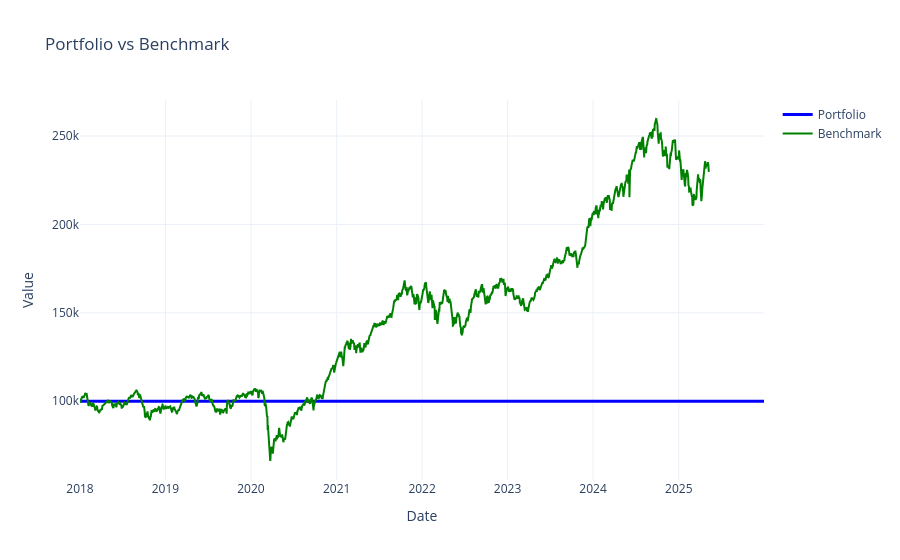

The code cell stored with this chart in its notebook:
### Code cell
import plotly.graph_objects as go
import plotly.io as pio
benchmark_df = pd.read_csv('src/benchmark.csv', index_col=0, parse_dates=True)
benchmark_df=benchmark_df[TRADING_START_DATE:END_DATE]
no_of_stocks = 100000 / benchmark_df['close'].iloc[0]
benchmark_df['close'] = benchmark_df['close'] * no_of_stocks
stats_eq = pf.stats()
eq_curve = pf.value()
eq_curve=eq_curve[TRADING_START_DATE:END_DATE]
fig = go.Figure()

fig.add_trace(go.Scatter(
    x=eq_curve.index,
    y=eq_curve.values,
    mode='lines',
    name='Portfolio',
    line=dict(color='blue', width=3)
))
fig.add_trace(go.Scatter(
    x=benchmark_df.index,
    y=benchmark_df.iloc[:, 0],
    mode='lines',
    name='Benchmark',
    line=dict(color='green', width=2)
))
fig.update_layout(
    title='Portfolio vs Benchmark',
    xaxis_title='Date',
    yaxis_title='Value',
    template='plotly_white'
)

fig.show()

### Figure 1 — Plotly figure (JSON) as saved in the notebook; plotly's stock layout.template omitted (floating-point values rounded to 4 significant figures; data arrays with more than 128 entries replaced by an {"elided": "..."} marker saying what was removed)
{"data": [{"line": {"color": "blue", "width": 3}, "mode": "lines", "name": "Portfolio", "type": "scatter", "x": {"elided": "1983 str values"}, "y": {"elided": "1983 int values"}}, {"line": {"color": "green", "width": 2}, "mode": "lines", "name": "Benchmark", "type": "scatter", "x": {"elided": "1820 str values"}, "y": {"elided": "1820 float values"}}], "layout": {"title": {"text": "Portfolio vs Benchmark"}, "xaxis": {"title": {"text": "Date"}}, "yaxis": {"title": {"text": "Value"}}}}
